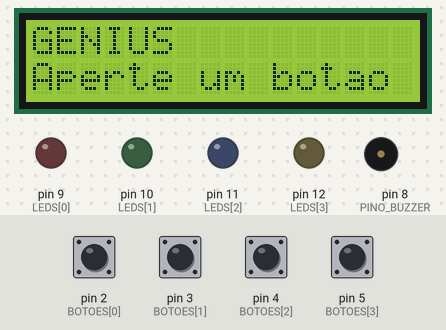
Bench run of a program on a simulated Arduino Uno, built with avr-gcc and run on an emulated ATmega328P. On the bench: 16×2 character LCD, output pins drawn as LEDs (lit = HIGH), buzzer (waves = sounding). The inputs (shaded band) are chosen by the test bench; at power-on: pin 2 (BOTOES[0]), pin 3 (BOTOES[1]), pin 4 (BOTOES[2]), pin 5 (BOTOES[3]) HIGH. Random numbers use the default seed unless the program sets one; what the program prints to the serial monitor is not drawn.

Above: at 0.9 s.
1.0 s: pin 2 (BOTOES[0]) pulled LOW for 0.15 s
At 2.8 s:
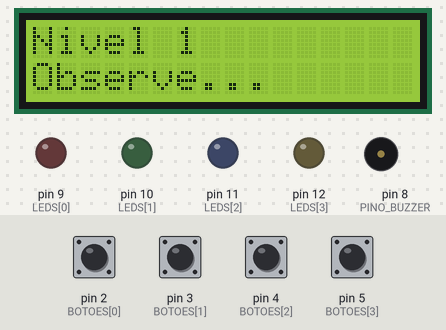
2.9 s: pin 4 (BOTOES[2]) pulled LOW for 1 s
At 5.2 s:
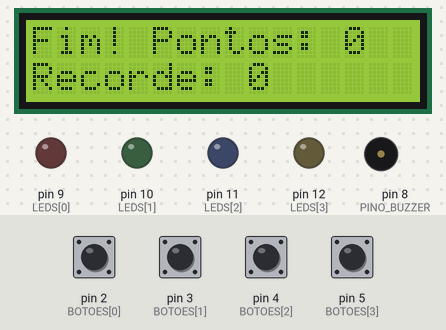
6.9 s: pin 3 (BOTOES[1]) pulled LOW for 0.15 s
At 9.84 s:
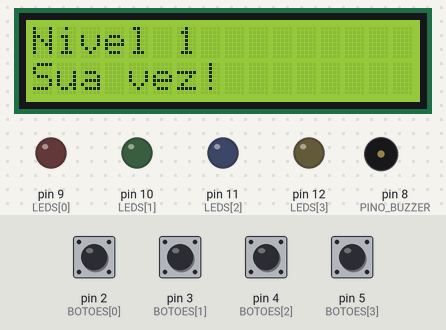
10.0 s: pin 5 (BOTOES[3]) pulled LOW for 0.15 s
At 10.8 s:
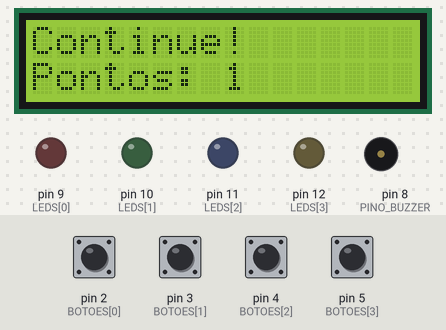
12.5 s: pin 2 (BOTOES[0]) pulled LOW for 1 s
At 14.9 s:
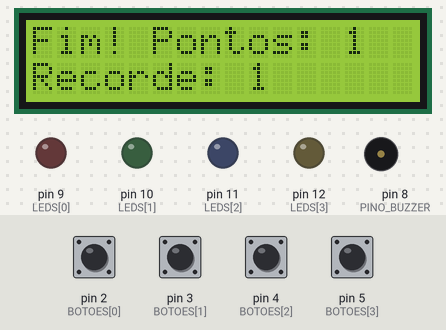
Timing chart, 0 to 16.4 s (numbered marks = the images above; inputs shaded):
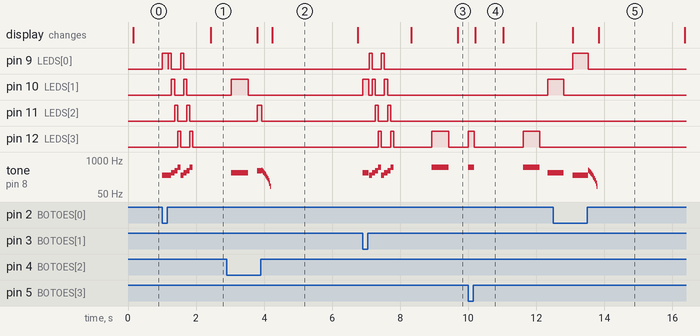

Measured:
- after the input at 1.0 s, pin 9 (LEDS[0]): goes HIGH 0.18 s, LOW 0.01 s, HIGH 0.09 s, LOW 0.27 s, HIGH 0.09 s, then LOW, starting at once; pin 10 (LEDS[1]): alternates HIGH for 0.09 s and LOW for 0.27 s, 4 changes in all, then stays LOW, starting after 0.28 s
- after the input at 2.9 s, pin 11 (LEDS[2]): LOW → HIGH after 0.90 s, → LOW 0.13 s later
- after the input at 6.9 s, pin 9 (LEDS[0]): alternates HIGH for 0.09 s and LOW for 0.27 s, 4 changes in all, then stays LOW, starting after 0.19 s; pin 10 (LEDS[1]): goes HIGH 0.18 s, LOW 0.10 s, HIGH 0.09 s, LOW 0.27 s, HIGH 0.09 s, then LOW, starting at once
- after the input at 10.0 s, pin 10 (LEDS[1]): LOW → HIGH after 2.3 s; pin 12 (LEDS[3]): LOW → HIGH at once, → LOW 0.18 s later, → HIGH 1.4 s later, → LOW 0.48 s later; tone on pin 8 (PINO_BUZZER): plays 523 Hz for 0.18 s, 523 Hz for 0.48 s, 330 Hz for 0.17 s, starting at once; the display: changes after 0.20 s (image 4)
- after the input at 12.5 s, pin 9 (LEDS[0]): LOW → HIGH after 0.56 s, → LOW 0.47 s later
- what the display in image 2 shows lasts 2.6 s, from 4.2 s to 6.8 s
- what the display in image 4 shows lasts 0.8 s, from 10.2 s to 11.0 s

The program:

main.cpp
```cpp
/*
 * ============================================================
 *  PROJETO 04 - JOGO DA MEMÓRIA "GENIUS"
 *  Tópico 7 - Funções predefinidas: NÚMEROS ALEATÓRIOS
 *  Placa: Arduino UNO  |  Simulação: Wokwi (VS Code)
 * ============================================================
 *  Componentes:
 *   - 4 LEDs (vermelho, verde, azul, amarelo) + 4 resistores 220 Ω
 *   - 4 botões
 *   - Buzzer
 *   - Display LCD 16x2 com módulo I2C        [NOVO]
 *
 *  O jogo sorteia uma sequência de cores que cresce a cada rodada.
 *  O jogador repete a sequência nos botões.
 *
 *  Funções de números aleatórios exploradas:
 *   random(max)  random(min, max)  randomSeed()
 *   e a técnica de semente com micros() (tempo de reação humano)
 * ============================================================
 */

#include <Arduino.h>
#include <Wire.h>
#include <LiquidCrystal_I2C.h>

// ----------------- Pinos -----------------
const int LEDS[4]    = { 9, 10, 11, 12 };       // vermelho, verde, azul, amarelo
const int BOTOES[4]  = { 2, 3, 4, 5 };
const int PINO_BUZZER = 8;

// Cada cor tem uma nota musical (Hz)
const int NOTAS[4]   = { 262, 330, 392, 523 };  // Dó, Mi, Sol, Dó agudo
const char* NOMES[4] = { "Vermelho", "Verde", "Azul", "Amarelo" };

LiquidCrystal_I2C lcd(0x27, 16, 2);

// ----------------- Jogo ------------------
const int MAX_SEQ = 50;
byte sequencia[MAX_SEQ];
int  nivel   = 0;
int  recorde = 0;

// ============================================================
//  DEMONSTRAÇÃO DIDÁTICA: "aleatório" no computador é PSEUDOaleatório
// ============================================================
void demonstracaoSemSemente() {
  Serial.println(F("--- Sem randomSeed(): reinicie a simulacao e compare! ---"));
  Serial.print(F("5 numeros com random(1, 7): "));
  for (int i = 0; i < 5; i++) {
    Serial.print(random(1, 7));          // 1 a 6 (o limite superior NÃO entra)
    Serial.print(' ');
  }
  Serial.println();
  Serial.println(F("Sempre os mesmos numeros! A sequencia depende da SEMENTE."));
}

// Sorteia 600 valores de 0 a 3 e mostra quantas vezes cada um saiu
void histograma() {
  int contagem[4] = { 0, 0, 0, 0 };
  for (int i = 0; i < 600; i++) contagem[random(4)]++;   // random(4) -> 0,1,2 ou 3

  Serial.println(F("--- Distribuicao de 600 sorteios de random(4) ---"));
  for (int c = 0; c < 4; c++) {
    Serial.print(NOMES[c]);
    Serial.print(F("\t"));
    Serial.print(contagem[c]);
    Serial.print(F("\t"));
    for (int k = 0; k < contagem[c] / 10; k++) Serial.print('#');
    Serial.println();
  }
}

// ============================================================
//  SAÍDAS
// ============================================================
void lcdLinhas(const String &l1, const String &l2) {
  lcd.clear();
  lcd.setCursor(0, 0); lcd.print(l1);
  lcd.setCursor(0, 1); lcd.print(l2);
}

void acender(int cor, int tempo) {
  digitalWrite(LEDS[cor], HIGH);
  tone(PINO_BUZZER, NOTAS[cor]);
  delay(tempo);
  digitalWrite(LEDS[cor], LOW);
  noTone(PINO_BUZZER);
}

void somDeErro() {
  for (int f = 400; f >= 100; f -= 30) {
    tone(PINO_BUZZER, f);
    delay(25);
  }
  noTone(PINO_BUZZER);
}

void animacaoInicio() {
  for (int volta = 0; volta < 2; volta++) {
    for (int i = 0; i < 4; i++) acender(i, 90);
  }
}

// ============================================================
//  ENTRADA
// ============================================================
// Espera um botão ser pressionado e devolve o índice (0..3)
int esperarBotao() {
  while (true) {
    for (int i = 0; i < 4; i++) {
      if (digitalRead(BOTOES[i]) == LOW) {        // INPUT_PULLUP: pressionado = LOW
        digitalWrite(LEDS[i], HIGH);
        tone(PINO_BUZZER, NOTAS[i]);
        while (digitalRead(BOTOES[i]) == LOW) {}  // espera soltar
        delay(30);                                // debounce
        digitalWrite(LEDS[i], LOW);
        noTone(PINO_BUZZER);
        return i;
      }
    }
  }
}

// ============================================================
//  LÓGICA DO JOGO
// ============================================================
void novaPartida() {
  nivel = 0;
  lcdLinhas("GENIUS", "Aperte um botao");

  // O tempo que o jogador leva para apertar o botão é imprevisível:
  // usamos micros() nesse instante como SEMENTE do gerador.
  esperarBotao();
  unsigned long semente = micros();
  randomSeed(semente);

  Serial.print(F("randomSeed("));
  Serial.print(semente);
  Serial.println(F(")  -> agora cada partida e diferente!"));

  // Sorteia a sequência inteira de uma vez
  Serial.print(F("Sequencia sorteada (gabarito): "));
  for (int i = 0; i < MAX_SEQ; i++) {
    sequencia[i] = random(4);                     // 0..3
    if (i < 15) { Serial.print(sequencia[i]); Serial.print(' '); }
  }
  Serial.println(F("..."));

  animacaoInicio();
  delay(500);
}

void mostrarSequencia() {
  // Fica mais rápido conforme o nível aumenta (nunca abaixo de 150 ms)
  int tempo = max(150, 500 - nivel * 25);
  for (int i = 0; i <= nivel; i++) {
    acender(sequencia[i], tempo);
    delay(tempo / 2);
  }
}

bool jogadorAcertou() {
  for (int i = 0; i <= nivel; i++) {
    int apertado = esperarBotao();
    if (apertado != sequencia[i]) {
      Serial.print(F("Errou! Esperado: "));
      Serial.print(NOMES[sequencia[i]]);
      Serial.print(F("  Apertado: "));
      Serial.println(NOMES[apertado]);
      return false;
    }
  }
  return true;
}

// Mensagens de incentivo sorteadas com random(min, max)
const char* ELOGIOS[] = { "Mandou bem!", "Isso ai!", "Memoria top!", "Show!", "Continue!" };

// ============================================================
void setup() {
  Serial.begin(115200);

  for (int i = 0; i < 4; i++) {
    pinMode(LEDS[i], OUTPUT);
    pinMode(BOTOES[i], INPUT_PULLUP);
  }
  pinMode(PINO_BUZZER, OUTPUT);

  lcd.init();
  lcd.backlight();

  demonstracaoSemSemente();
  histograma();

  novaPartida();
}

void loop() {
  lcdLinhas("Nivel " + String(nivel + 1), "Observe...");
  delay(600);
  mostrarSequencia();

  lcdLinhas("Nivel " + String(nivel + 1), "Sua vez!");

  if (jogadorAcertou()) {
    nivel++;
    lcdLinhas(ELOGIOS[random(0, 5)], "Pontos: " + String(nivel));
    delay(800);

    if (nivel >= MAX_SEQ) {
      lcdLinhas("VOCE ZEROU!", "Parabens!");
      delay(3000);
      novaPartida();
    }
  } else {
    somDeErro();
    recorde = max(recorde, nivel);
    lcdLinhas("Fim! Pontos: " + String(nivel), "Recorde: " + String(recorde));
    delay(2500);
    novaPartida();
  }
}
```
